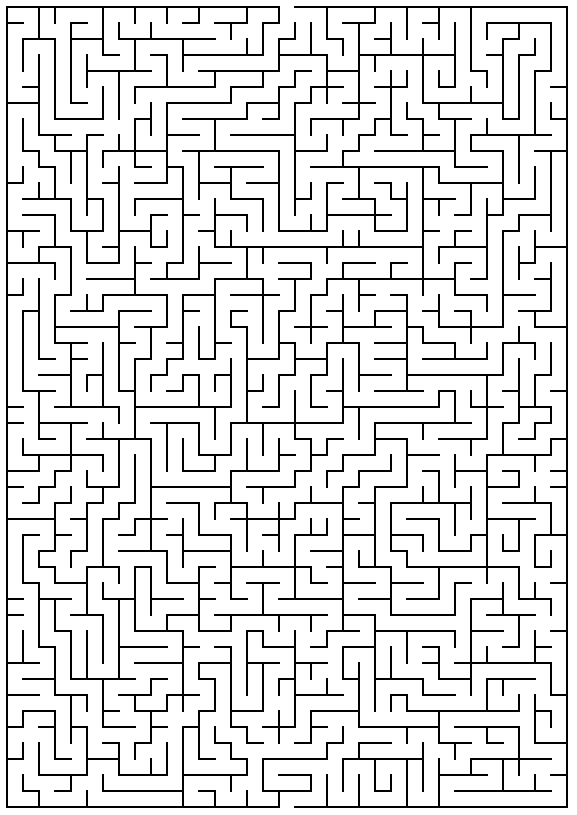
#> input picture maze2.png, 577 x 815 px
$ python tem.py
#> lines starting #> are read from the running program, lines starting #| are printed output that depends on the picture; after the words box and inside, x2 and y2 are one past the last pixel; in counts of white or black regions, pixels touching at a corner belong together
import numpy as np
import matplotlib.pyplot as plt
from collections import deque
import cv2
import time
# global img, points, cnt
img = cv2.imread('./maze2.png')
#> img is the input picture: shape (815, 577, 3); 87.5% white; black in thin lines or dots
img_gray = cv2.cvtColor(img, cv2.COLOR_BGR2GRAY)
#> img_gray: shape (815, 577); 87.5% white; black in thin lines or dots
ret, thresh = cv2.threshold(img_gray,150,255, cv2.THRESH_BINARY_INV)
#> thresh: shape (815, 577); 12.5% white in thin lines or dots
# cv2.imshow('image', img)
points = []
cnt = 0

# 가장 바깥 테두리부터 살펴보며
def erase_outside(thresh):
    output = thresh.copy()
    h, w = thresh.shape
#> h = 815; w = 577
    l, r, u, d = 0, w-1, 0, h-1
#> l = 0; r = 576; u = 0; d = 814
    while True:
        val = np.sum(thresh[:, l])+np.sum(thresh[:, r])+\
            np.sum(thresh[u,:])+np.sum(thresh[d,:])

        if val != 0:
            output[:,:l] = 255
            output[:,r:] = 255
            output[:u,:] = 255
            output[d:,:] = 255
            return output
        else:
            l, r, u, d = l+1, r-1, u+1, d-1
#> this loop made 7 passes
#> val on passes 1 to 7: 0, 0, 0, 0, 0, 0, 344250
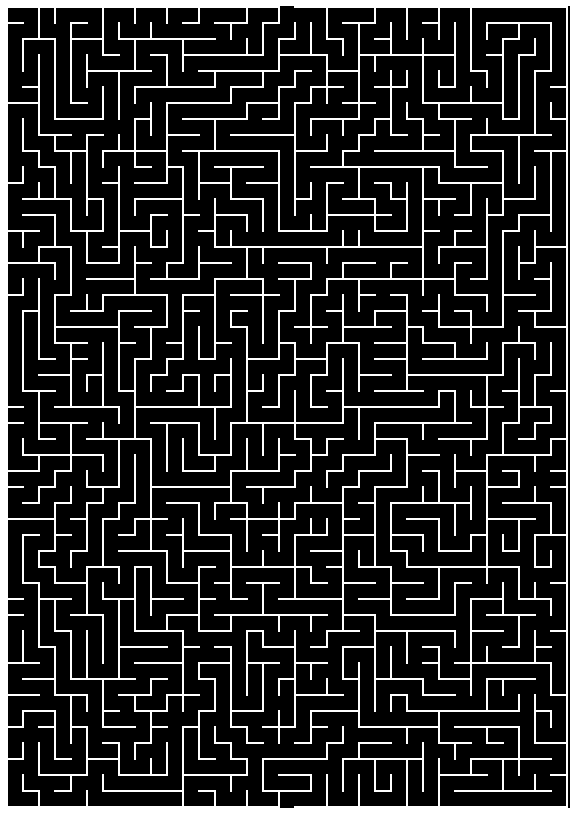
#> output: shape (815, 577); 16.3% white; 1 white region, box (x1, y1, x2, y2) and area: (0, 0, 577, 815) 76623


# [53 lines left out: functions maze_solver, MouseLeftClick, not called in this run]

cv2.namedWindow('image')
img_erased = erase_outside(thresh)
cv2.imshow('image', img)
cv2.setMouseCallback('image', MouseLeftClick)


while True:
    if cv2.waitKey(0) == ord('q'):
#> (key q is pressed here)
        break
cv2.destroyAllWindows()
